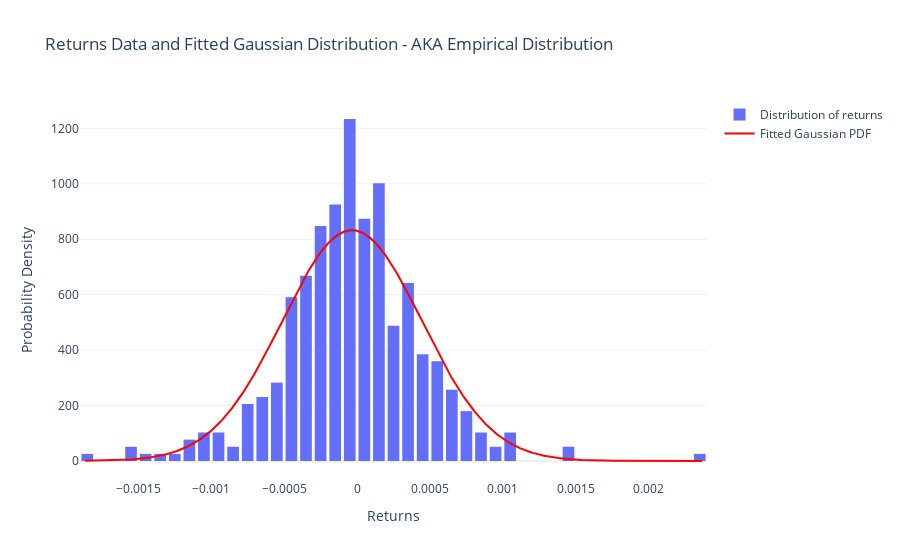

This figure's notebook cell:
### Code cell
import plotly.graph_objects as go
returns = price_data['returns'].dropna()
# Create the histogram of returns
hist_data = go.Histogram(x=returns, histnorm='probability density', name='Distribution of returns')

# Generate points for the Gaussian fit
x = np.linspace(min(returns), max(returns), 1000)
pdf = norm.pdf(x, mean_returns_closed_form, std_returns_closed_form)

# Create the line trace for the Gaussian fit
gaussian_fit = go.Scatter(x=x, y=pdf, mode='lines', name='Fitted Gaussian PDF', line=dict(color='red', width=2))

# Combine traces in one plot
fig_gauss = go.Figure(data=[hist_data, gaussian_fit])

# Update layout for a cleaner look
fig_gauss.update_layout(
    title='Returns Data and Fitted Gaussian Distribution - AKA Empirical Distribution',
    xaxis_title='Returns',
    yaxis_title='Probability Density',
    bargap=0.2,  # Space between bars
    template='plotly_white'  # Cleaner template
)

# Show plot
fig_gauss.show()

# Compute the excess kurtosis (normal distribution has excess kurtosis of 3)
excess_kurtosis = returns.kurtosis()
print("Excess Kurtosis:", excess_kurtosis)

# Compute the skewness (normal distribution has skewness of 0)
skewness = returns.skew()
print("Skewness:", skewness)

### Figure 1 — Plotly figure (JSON) as saved in the notebook; plotly's stock layout.template omitted (floating-point values rounded to 4 significant figures; data arrays with more than 128 entries replaced by an {"elided": "..."} marker saying what was removed)
{"data": [{"histnorm": "probability density", "name": "Distribution of returns", "type": "histogram", "x": {"elided": "389 float values"}}, {"line": {"color": "red", "width": 2}, "mode": "lines", "name": "Fitted Gaussian PDF", "type": "scatter", "x": {"elided": "1000 float values"}, "y": {"elided": "1000 float values"}}], "layout": {"bargap": 0.2, "title": {"text": "Returns Data and Fitted Gaussian Distribution - AKA Empirical Distribution"}, "xaxis": {"title": {"text": "Returns"}}, "yaxis": {"title": {"text": "Probability Density"}}}}
